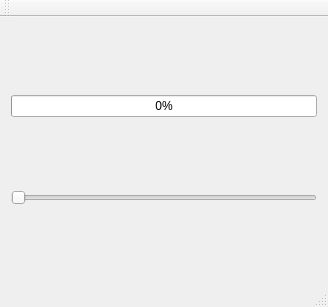
<?xml version="1.0" encoding="UTF-8"?>
<ui version="4.0">
 <class>MainWindow</class>
 <widget class="QMainWindow" name="MainWindow">
  <property name="geometry">
   <rect>
    <x>0</x>
    <y>0</y>
    <width>328</width>
    <height>307</height>
   </rect>
  </property>
  <property name="windowTitle">
   <string>First Task</string>
  </property>
  <widget class="QWidget" name="centralWidget">
   <layout class="QGridLayout" name="gridLayout">
    <item row="0" column="1">
     <widget class="QProgressBar" name="progressBar">
      <property name="value">
       <number>0</number>
      </property>
     </widget>
    </item>
    <item row="1" column="1">
     <widget class="QSlider" name="horizontalSlider">
      <property name="maximum">
       <number>100</number>
      </property>
      <property name="orientation">
       <enum>Qt::Horizontal</enum>
      </property>
     </widget>
    </item>
   </layout>
  </widget>
  <widget class="QMenuBar" name="menuBar">
   <property name="geometry">
    <rect>
     <x>0</x>
     <y>0</y>
     <width>328</width>
     <height>21</height>
    </rect>
   </property>
  </widget>
  <widget class="QToolBar" name="mainToolBar">
   <attribute name="toolBarArea">
    <enum>TopToolBarArea</enum>
   </attribute>
   <attribute name="toolBarBreak">
    <bool>false</bool>
   </attribute>
  </widget>
  <widget class="QStatusBar" name="statusBar"/>
 </widget>
 <layoutdefault spacing="6" margin="11"/>
 <resources/>
 <connections>
  <connection>
   <sender>horizontalSlider</sender>
   <signal>sliderMoved(int)</signal>
   <receiver>progressBar</receiver>
   <slot>setValue(int)</slot>
   <hints>
    <hint type="sourcelabel">
     <x>89</x>
     <y>210</y>
    </hint>
    <hint type="destinationlabel">
     <x>90</x>
     <y>120</y>
    </hint>
   </hints>
  </connection>
 </connections>
</ui>
